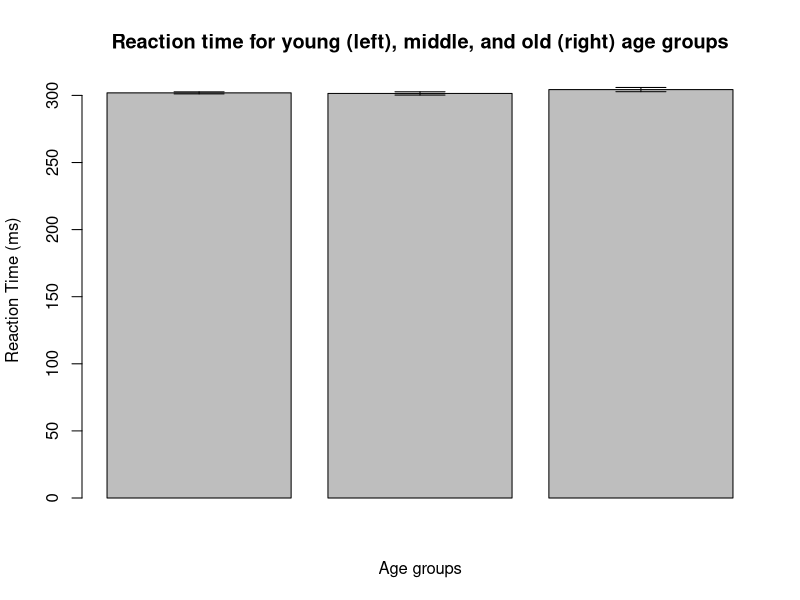

Reproduce this figure in R.
data = read.table("exam_question1.txt")
names(data) = c('subject', 'group', 'RT')

means = aggregate(data$RT, list(data$group), mean)
means = means$x

sds = aggregate(data$RT, list(data$group), sd)
sds = sds$x

cis = abs(qt(0.05, 19)*sds/sqrt(20))
bp = barplot(means, ylim = c(0,310), xlab = 'Age groups', ylab = 'Reaction Time (ms)', main = 'Reaction time for young (left), middle, and old (right) age groups')
arrows(bp, means-cis, bp, means+cis, angle = 90, code = 3, length = 0.25)